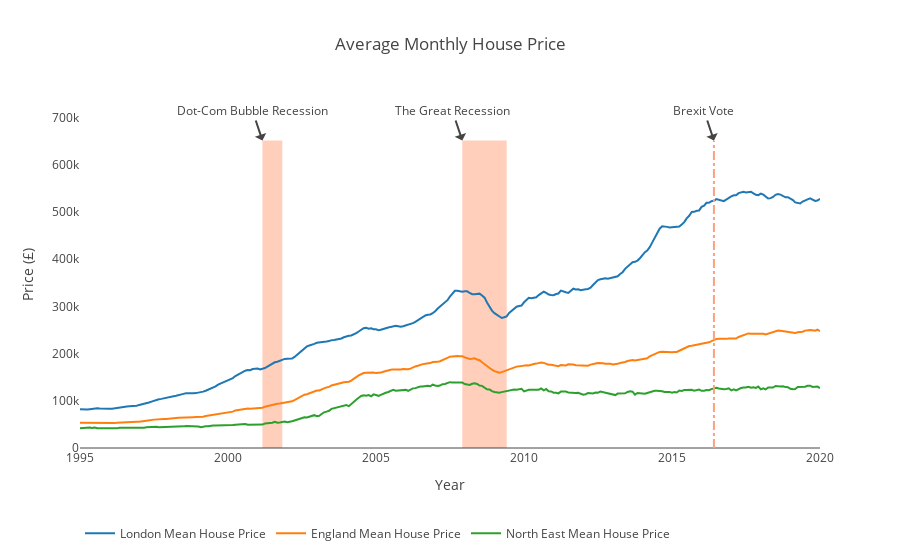

Notebook code for this chart:
### Markdown cell above
### 3.1 Main Variable Analysis

### Code cell
fig = go.Figure()

fig.add_trace(go.Scatter(x=london_mean_price.index, 
                         y=london_mean_price.values,
                         mode='lines',
                         name='London Mean House Price',
                        ))

fig.add_trace(go.Scatter(x=england_mean_price.index, 
                         y=england_mean_price.values,
                         mode='lines',
                         name='England Mean House Price',
                        ))

fig.add_trace(go.Scatter(x=north_east_mean_price.index, 
                         y=north_east_mean_price.values,
                         mode='lines',
                         name='North East Mean House Price',
                        ))


fig.update_layout(
    template='gridon',
    title='Average Monthly House Price',
    xaxis_title='Year',
    yaxis_title='Price (£)',
    xaxis_showgrid=False,
    yaxis_showgrid=False,
    legend=dict(y=-.2, orientation='h'),
    shapes=[
        dict(
            type="line",
            x0='2016-06-01',
            x1='2016-06-01',
            y0=0,
            y1=london_mean_price.values.max()*1.2,
            line=dict(
            color="LightSalmon",
            dash="dashdot"
            )
        ),
        dict(
            type="rect",
            x0="2007-12-01",
            y0=0,
            x1="2009-06-01",
            y1=london_mean_price.values.max()*1.2,
            fillcolor="LightSalmon",
            opacity=0.5,
            layer="below",
            line_width=0,
        ),
        dict(
            type="rect",
            x0="2001-03-01",
            y0=0,
            x1="2001-11-01",
            y1=london_mean_price.values.max()*1.2,
            fillcolor="LightSalmon",
            opacity=0.5,
            layer="below",
            line_width=0,
        )
    ],
    annotations=[
            dict(text="The Great Recession", x='2007-12-01', y=london_mean_price.values.max()*1.2),
            dict(text="Brexit Vote", x='2016-06-01', y=london_mean_price.values.max()*1.2),
            dict(text="Dot-Com Bubble Recession", x='2001-03-01', y=london_mean_price.values.max()*1.2)
    ]
)

fig.show()

### Figure 1 — Plotly figure (JSON) as saved in the notebook; plotly's stock layout.template omitted (floating-point values rounded to 4 significant figures; data arrays with more than 128 entries replaced by an {"elided": "..."} marker saying what was removed)
{"data": [{"mode": "lines", "name": "London Mean House Price", "type": "scatter", "x": {"elided": "301 str values"}, "y": {"elided": "301 float values"}}, {"mode": "lines", "name": "England Mean House Price", "type": "scatter", "x": {"elided": "301 str values"}, "y": {"elided": "301 int values"}}, {"mode": "lines", "name": "North East Mean House Price", "type": "scatter", "x": {"elided": "301 str values"}, "y": {"elided": "301 int values"}}], "layout": {"annotations": [{"text": "The Great Recession", "x": "2007-12-01", "y": 651000.0}, {"text": "Brexit Vote", "x": "2016-06-01", "y": 651000.0}, {"text": "Dot-Com Bubble Recession", "x": "2001-03-01", "y": 651000.0}], "legend": {"orientation": "h", "y": -0.2}, "shapes": [{"line": {"color": "LightSalmon", "dash": "dashdot"}, "type": "line", "x0": "2016-06-01", "x1": "2016-06-01", "y0": 0, "y1": 651000.0}, {"fillcolor": "LightSalmon", "layer": "below", "line": {"width": 0}, "opacity": 0.5, "type": "rect", "x0": "2007-12-01", "x1": "2009-06-01", "y0": 0, "y1": 651000.0}, {"fillcolor": "LightSalmon", "layer": "below", "line": {"width": 0}, "opacity": 0.5, "type": "rect", "x0": "2001-03-01", "x1": "2001-11-01", "y0": 0, "y1": 651000.0}], "title": {"text": "Average Monthly House Price"}, "xaxis": {"showgrid": false, "title": {"text": "Year"}}, "yaxis": {"showgrid": false, "title": {"text": "Price (£)"}}}}
